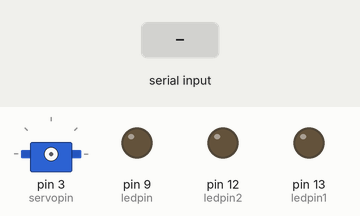
Bench run of a sketch on a simulated Arduino Uno, built with avr-gcc and run on an emulated ATmega328P. Parts: servo, output pins drawn as LEDs (lit = HIGH). The test bench sets the inputs (shaded band). What the sketch prints to the serial monitor is not drawn.

Above: at 1.2 s.
1.3 s: "2" received over Serial
At 4.1 s:
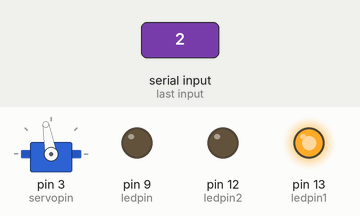
4.3 s: "1" received over Serial
At 5.0 s:
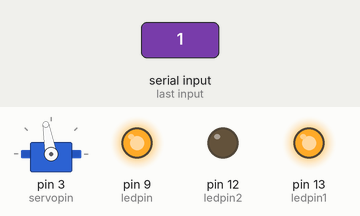
5.8 s: "3" received over Serial
At 8.6 s:
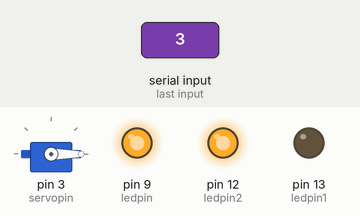
8.8 s: "0" received over Serial
At 9.6 s:
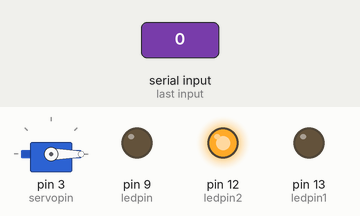
Timing chart, 0 to 11.3 s (numbered marks = the images above; inputs shaded):
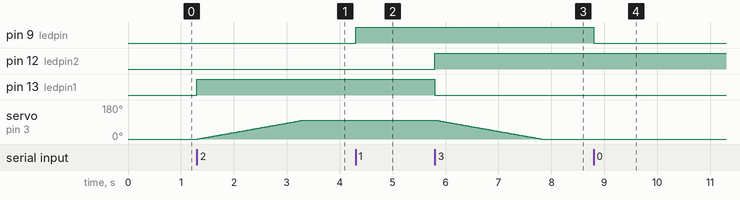

The sketch:

Home_Automation.ino
```cpp
#include<SoftwareSerial.h>
#define ledpin 9
#include<Servo.h>
int pos=0;
char x=0;
const int servopin=3;
const int ledpin1=13;
const int ledpin2=12;
Servo servo;

void setup() {
  Serial.begin(9600);
 pinMode(ledpin,OUTPUT);
 pinMode(ledpin1, OUTPUT);
 pinMode(ledpin2,OUTPUT);
}

void loop() {
  if(Serial.available()>0)
    {
      x=Serial.read();
      Serial.print(x);

      if(x=='1')
          digitalWrite(ledpin,HIGH);

      else if(x=='0')
          digitalWrite(ledpin,LOW);


    if(x=='2' && pos==0)
    {
      servo.attach(servopin);
      digitalWrite(ledpin1,HIGH);
      digitalWrite(ledpin2,LOW);
      for(pos=0;pos<=100;pos++)
      {  servo.write(pos);
         delay(20);
      }
      pos=100;
      servo.detach();
    }
      if(x=='3' && pos==100)
    {
      servo.attach(servopin);
      digitalWrite(ledpin2,HIGH);
      digitalWrite(ledpin1,LOW);
      for(pos=100;pos>=0;pos--)
      {  servo.write(pos);
         delay(20);
      }
      pos=0;
      servo.detach();
    }
   }
  }
```

Measured:
- after the input at 1.3 s, pin 13 (ledpin1): LOW → HIGH at once; servo on pin 3 (servopin): moves from 0° to 100° over 2.0 s, starting at once
- after the input at 4.3 s, pin 9 (ledpin): LOW → HIGH at once
- after the input at 5.8 s, pin 12 (ledpin2): LOW → HIGH at once; pin 13 (ledpin1): HIGH → LOW at once; servo on pin 3 (servopin): moves from 100° to 0° over 2.0 s, starting at once
- after the input at 8.8 s, pin 9 (ledpin): HIGH → LOW at once
